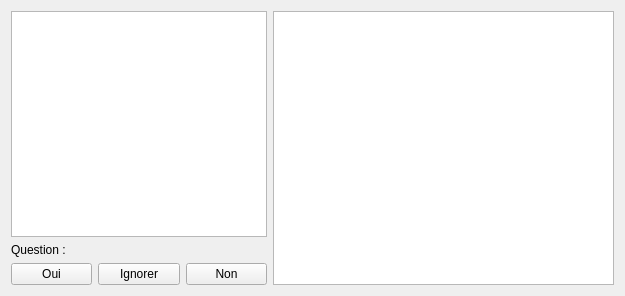
<?xml version="1.0" encoding="UTF-8"?>
<ui version="4.0">
 <class>Questions</class>
 <widget class="QWidget" name="Questions">
  <property name="geometry">
   <rect>
    <x>0</x>
    <y>0</y>
    <width>625</width>
    <height>296</height>
   </rect>
  </property>
  <property name="windowTitle">
   <string>Form</string>
  </property>
  <layout class="QGridLayout" name="gridLayout">
   <item row="0" column="0">
    <widget class="QListWidget" name="listWidget">
     <property name="sizePolicy">
      <sizepolicy hsizetype="Fixed" vsizetype="Expanding">
       <horstretch>0</horstretch>
       <verstretch>0</verstretch>
      </sizepolicy>
     </property>
    </widget>
   </item>
   <item row="1" column="0">
    <layout class="QHBoxLayout" name="horizontalLayout">
     <item>
      <widget class="QLabel" name="label">
       <property name="sizePolicy">
        <sizepolicy hsizetype="Fixed" vsizetype="Preferred">
         <horstretch>0</horstretch>
         <verstretch>0</verstretch>
        </sizepolicy>
       </property>
       <property name="text">
        <string>Question :</string>
       </property>
      </widget>
     </item>
     <item>
      <widget class="QLabel" name="label_question">
       <property name="text">
        <string/>
       </property>
      </widget>
     </item>
    </layout>
   </item>
   <item row="2" column="0">
    <layout class="QHBoxLayout" name="horizontalLayout_2">
     <item>
      <widget class="QPushButton" name="yesButton">
       <property name="text">
        <string>Oui</string>
       </property>
      </widget>
     </item>
     <item>
      <widget class="QPushButton" name="mayButton">
       <property name="text">
        <string>Ignorer</string>
       </property>
      </widget>
     </item>
     <item>
      <widget class="QPushButton" name="noButton">
       <property name="text">
        <string>Non</string>
       </property>
      </widget>
     </item>
    </layout>
   </item>
   <item row="0" column="1" rowspan="3">
    <widget class="QTreeWidget" name="treeWidget">
     <property name="headerHidden">
      <bool>true</bool>
     </property>
     <column>
      <property name="text">
       <string notr="true">1</string>
      </property>
     </column>
    </widget>
   </item>
  </layout>
 </widget>
 <resources/>
 <connections/>
</ui>
